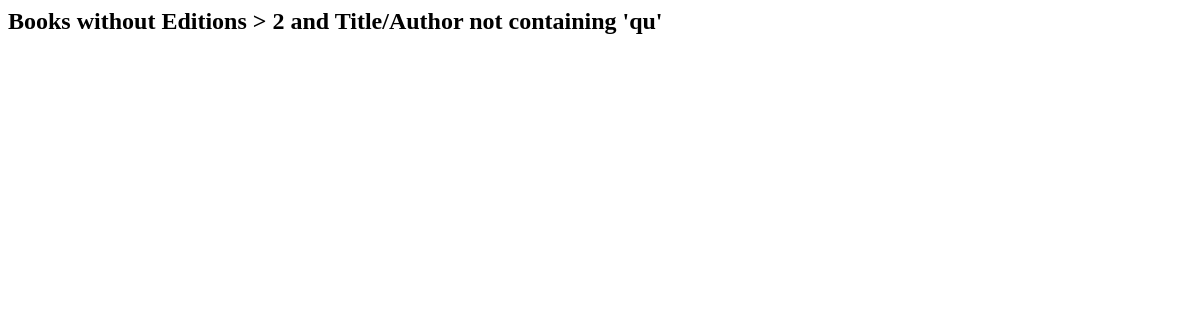
The page /books/task3 on the database as committed earlier.
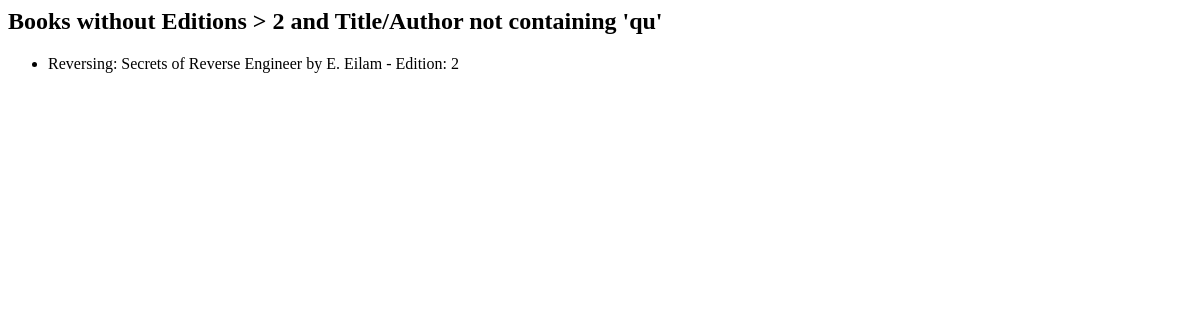
The same page on the database as committed later.
### bookmodule/models.py (models this page shows, shortened)
class Book(models.Model):
    title = models.CharField(max_length=50, default="Untitled")
    author = models.CharField(max_length=50)
    price = models.FloatField(default=0.0)
    edition = models.SmallIntegerField(default=0)

### bookmodule/views.py (the view)
# urls.py: path('task3', views.task3_view, name='task3'),
def task3_view(request):
    books = Book.objects.filter(~Q(edition__gt=2) & ~Q(title__icontains='qu') & ~Q(author__icontains='qu'))
    return render(request, 'task3.html', {'books': books})

### bookmodule/templates/task3.html
<h2>Books without Editions > 2 and Title/Author not containing 'qu'</h2>
<ul>
  {% for book in books %}
    <li>{{ book.title }} by {{ book.author }} - Edition: {{ book.edition }}</li>
  {% endfor %}
</ul>

Rows that differ between the two databases and show on the page:
added Book: title "Reversing: Secrets of Reverse Engineer", author "E. Eilam", edition "2"
